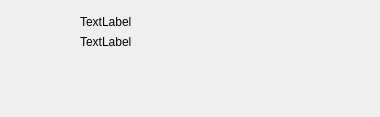
<?xml version="1.0" encoding="UTF-8"?>
<ui version="4.0">
 <class>AFQProgramGuideItemWidget</class>
 <widget class="QWidget" name="AFQProgramGuideItemWidget">
  <property name="geometry">
   <rect>
    <x>0</x>
    <y>0</y>
    <width>380</width>
    <height>117</height>
   </rect>
  </property>
  <property name="sizePolicy">
   <sizepolicy hsizetype="Fixed" vsizetype="Preferred">
    <horstretch>0</horstretch>
    <verstretch>0</verstretch>
   </sizepolicy>
  </property>
  <property name="minimumSize">
   <size>
    <width>380</width>
    <height>0</height>
   </size>
  </property>
  <property name="maximumSize">
   <size>
    <width>380</width>
    <height>16777215</height>
   </size>
  </property>
  <property name="windowTitle">
   <string>Form</string>
  </property>
  <property name="styleSheet">
   <string notr="true"/>
  </property>
  <layout class="QVBoxLayout" name="verticalLayout_6">
   <property name="spacing">
    <number>0</number>
   </property>
   <property name="leftMargin">
    <number>0</number>
   </property>
   <property name="topMargin">
    <number>0</number>
   </property>
   <property name="rightMargin">
    <number>0</number>
   </property>
   <property name="bottomMargin">
    <number>0</number>
   </property>
   <item alignment="Qt::AlignTop">
    <widget class="QWidget" name="widget_ContentsArea" native="true">
     <property name="sizePolicy">
      <sizepolicy hsizetype="Fixed" vsizetype="Preferred">
       <horstretch>0</horstretch>
       <verstretch>0</verstretch>
      </sizepolicy>
     </property>
     <property name="minimumSize">
      <size>
       <width>380</width>
       <height>0</height>
      </size>
     </property>
     <property name="maximumSize">
      <size>
       <width>380</width>
       <height>16777215</height>
      </size>
     </property>
     <layout class="QVBoxLayout" name="verticalLayout">
      <property name="spacing">
       <number>4</number>
      </property>
      <property name="leftMargin">
       <number>15</number>
      </property>
      <property name="topMargin">
       <number>15</number>
      </property>
      <property name="rightMargin">
       <number>15</number>
      </property>
      <property name="bottomMargin">
       <number>15</number>
      </property>
      <item>
       <layout class="QHBoxLayout" name="horizontalLayout">
        <property name="spacing">
         <number>15</number>
        </property>
        <property name="bottomMargin">
         <number>0</number>
        </property>
        <item>
         <widget class="QWidget" name="widget_StepIconArea" native="true">
          <property name="maximumSize">
           <size>
            <width>50</width>
            <height>16777215</height>
           </size>
          </property>
          <layout class="QVBoxLayout" name="verticalLayout_5">
           <property name="spacing">
            <number>0</number>
           </property>
           <property name="leftMargin">
            <number>0</number>
           </property>
           <property name="topMargin">
            <number>0</number>
           </property>
           <property name="rightMargin">
            <number>0</number>
           </property>
           <property name="bottomMargin">
            <number>0</number>
           </property>
           <item>
            <widget class="QLabel" name="label_StepIcon">
             <property name="sizePolicy">
              <sizepolicy hsizetype="Fixed" vsizetype="Fixed">
               <horstretch>0</horstretch>
               <verstretch>0</verstretch>
              </sizepolicy>
             </property>
             <property name="minimumSize">
              <size>
               <width>50</width>
               <height>50</height>
              </size>
             </property>
             <property name="maximumSize">
              <size>
               <width>50</width>
               <height>50</height>
              </size>
             </property>
             <property name="text">
              <string/>
             </property>
            </widget>
           </item>
           <item>
            <spacer name="verticalSpacer">
             <property name="orientation">
              <enum>Qt::Vertical</enum>
             </property>
             <property name="sizeHint" stdset="0">
              <size>
               <width>20</width>
               <height>40</height>
              </size>
             </property>
            </spacer>
           </item>
          </layout>
         </widget>
        </item>
        <item alignment="Qt::AlignVCenter">
         <widget class="QWidget" name="widget" native="true">
          <layout class="QVBoxLayout" name="verticalLayout_2">
           <property name="leftMargin">
            <number>0</number>
           </property>
           <property name="topMargin">
            <number>0</number>
           </property>
           <property name="rightMargin">
            <number>0</number>
           </property>
           <property name="bottomMargin">
            <number>0</number>
           </property>
           <item>
            <widget class="QLabel" name="label_StepText">
             <property name="sizePolicy">
              <sizepolicy hsizetype="Preferred" vsizetype="Preferred">
               <horstretch>0</horstretch>
               <verstretch>0</verstretch>
              </sizepolicy>
             </property>
             <property name="minimumSize">
              <size>
               <width>0</width>
               <height>0</height>
              </size>
             </property>
             <property name="maximumSize">
              <size>
               <width>16777215</width>
               <height>16777215</height>
              </size>
             </property>
             <property name="text">
              <string>TextLabel</string>
             </property>
            </widget>
           </item>
           <item>
            <widget class="QLabel" name="label_MissionText">
             <property name="minimumSize">
              <size>
               <width>0</width>
               <height>0</height>
              </size>
             </property>
             <property name="text">
              <string>TextLabel</string>
             </property>
             <property name="wordWrap">
              <bool>true</bool>
             </property>
            </widget>
           </item>
           <item>
            <spacer name="verticalSpacer_2">
             <property name="orientation">
              <enum>Qt::Vertical</enum>
             </property>
             <property name="sizeHint" stdset="0">
              <size>
               <width>20</width>
               <height>40</height>
              </size>
             </property>
            </spacer>
           </item>
          </layout>
         </widget>
        </item>
       </layout>
      </item>
      <item>
       <widget class="QWidget" name="widget_ArrowIconArea" native="true">
        <layout class="QHBoxLayout" name="horizontalLayout_8">
         <property name="spacing">
          <number>0</number>
         </property>
         <property name="leftMargin">
          <number>0</number>
         </property>
         <property name="topMargin">
          <number>0</number>
         </property>
         <property name="rightMargin">
          <number>0</number>
         </property>
         <property name="bottomMargin">
          <number>0</number>
         </property>
         <item>
          <spacer name="horizontalSpacer">
           <property name="orientation">
            <enum>Qt::Horizontal</enum>
           </property>
           <property name="sizeHint" stdset="0">
            <size>
             <width>40</width>
             <height>20</height>
            </size>
           </property>
          </spacer>
         </item>
         <item>
          <widget class="QLabel" name="label_ArrowIcon">
           <property name="sizePolicy">
            <sizepolicy hsizetype="Fixed" vsizetype="Fixed">
             <horstretch>0</horstretch>
             <verstretch>0</verstretch>
            </sizepolicy>
           </property>
           <property name="minimumSize">
            <size>
             <width>30</width>
             <height>18</height>
            </size>
           </property>
           <property name="maximumSize">
            <size>
             <width>30</width>
             <height>18</height>
            </size>
           </property>
           <property name="text">
            <string/>
           </property>
          </widget>
         </item>
        </layout>
       </widget>
      </item>
     </layout>
    </widget>
   </item>
  </layout>
 </widget>
 <resources/>
 <connections/>
</ui>
